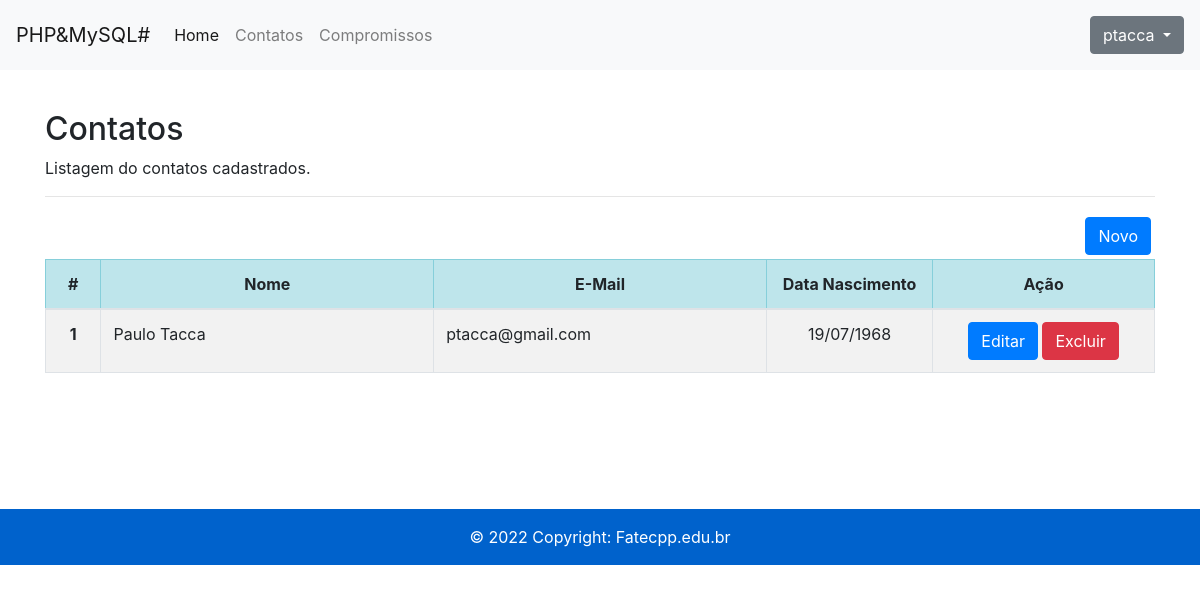
Page /contatos.php (signed in) on the committed database.
### tables this page shows
CREATE TABLE `contatos` (
  `id` int(11) NOT NULL,
  `nome` varchar(100) NOT NULL,
  `email` varchar(100) NOT NULL,
  `datanasc` date DEFAULT NULL,
  `created_at` datetime NOT NULL DEFAULT current_timestamp()
);

### contatos.php (the view, shortened to what this page needs)
<?php
require("header-inc.php");
require_once('connection.php');
$mysql_query = "SELECT * FROM contatos ORDER BY id";
$result = $conn->query($mysql_query);
?>
<div class="container">
  <h2>Contatos</h2>
  <p>Listagem do contatos cadastrados.</p>
  <hr>
  <div class="float-right p-1">
    <a href="insert-contato.php"><button type="button" class="btn btn-primary">Novo</button></a>
  </div>
  <table class="table table-striped table-bordered table-hover">
    <thead>
      <tr class="table-info" style="text-align:center">
        <th scope="col" style="width: 5%;">#</th>
        <th scope="col">Nome</th>
        <th scope="col" style="width: 30%;">E-Mail</th>
        <th scope="col" style="width: 15%;">Data Nascimento</th>
        <th scope="col" style="width: 20%;">Ação</th>
      </tr>
    </thead>
    <tbody>
      <?php
      while($data = mysqli_fetch_array($result)) {
      ?>
      <tr>
        <th scope="row" style="text-align:center"><?= $data['id'] ?></th>
        <td><?= $data['nome'] ?></td>
        <td><?= $data['email'] ?></td>
        <td style="text-align:center"><?php echo date('d/m/Y', strtotime($data['datanasc'])); ?></td>
        <td style="text-align:center">
          <a href="update-contato.php?id=<?= $data['id'] ?>">
            <button type="button" class="btn btn-primary">Editar</button></a>
          <a href="delete-contato.php?id=<?= $data['id'] ?>">
            <button type="button" class="btn btn-danger">Excluir</button></a>
        </td>
      </tr>
    <?php } ?>
    </tbody>
  </table>
</div>
<?php require("footer-inc.php"); ?>

### rows in the picture
contatos: id "1", nome "Paulo Tacca", email "ptacca@gmail.com", datanasc "19/07/1968"

### other values in the picture
$_SESSION["username"] "ptacca"
